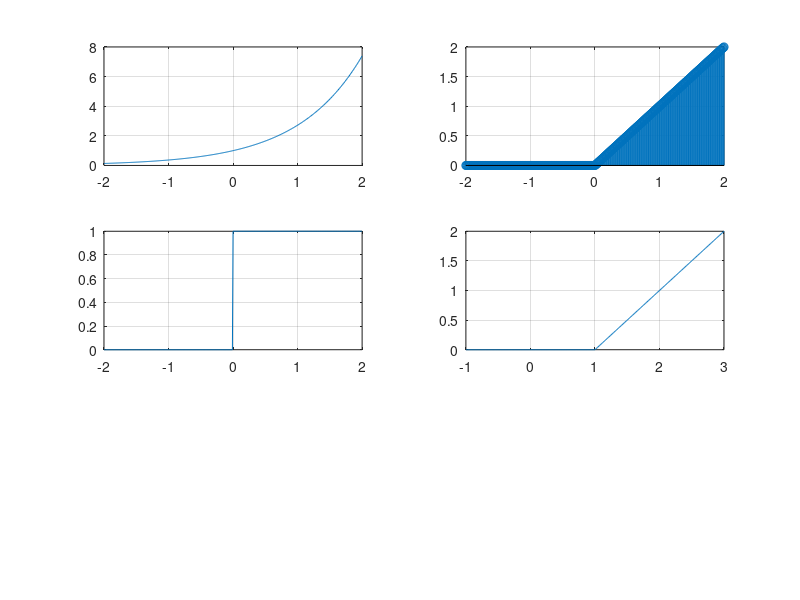

MATLAB code to generate this figure:
v = [1 2 3 4 5]
v = [1:1:10]

%q1

t = (-2:0.01:2)
e_y = exp(t)
figure(1)
subplot(3,2,1),plot(t,e_y),grid on;

impulse = t==0;

step = t>=0;
ramp = t.* step;
ry = ramp
subplot(3,2,2),
%plot(t,ry),
stem(t,ry)
grid on;
sy = step
subplot(3,2,3),plot(t,sy),grid on;
t1=t+1
subplot(3,2,4),plot(t1,ry),grid on;



